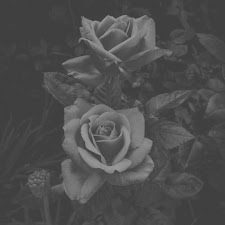
#> input picture Week-5/img.jpg, 225 x 225 px
$ jupyter execute Week-5.ipynb
#> lines starting #> are read from the running program, lines starting #| are printed output that depends on the picture
[cell 1]
import numpy as np
import cv2 as cv
from matplotlib import pyplot as plt
img = cv.imread('img.jpg',0)
#> img is the input picture: shape (225, 225); min 61, max 153, mean 78.5
hist,bins = np.histogram(img.flatten(),256,[0,256])
#> hist = 256 values, max 9116 at index 64, min 0 at index 0, mean 197.8; bins = 257 values from 0 to 256
cdf = hist.cumsum()
#> cdf = 256 values from 0 to 50625
cdf_normalized = cdf * float(hist.max()) / cdf.max()
#> cdf_normalized = 256 values from 0 to 9116
plt.plot(cdf_normalized, color = 'b')
plt.hist(img.flatten(),256,[0,256], color = 'r')
plt.xlim([0,256])
plt.legend(('cdf','histogram'), loc = 'upper left')
plt.show()
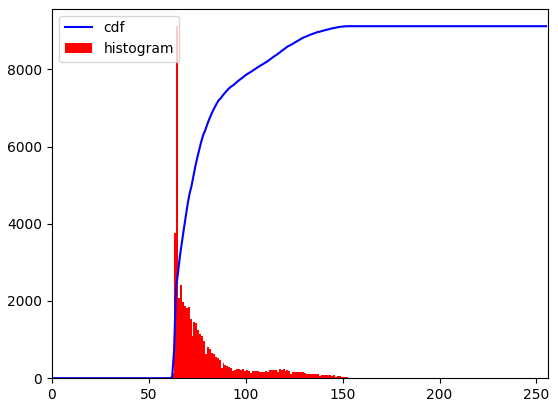
#> figure drawn by matplotlib, 1 panel; tallest bar 9116 high, from x = 64 to 65; curve peaks at x = 153, y = 9116

[cell 2]
import cv2
import numpy as np
img=cv2.imread("img.jpg",0)
equ=cv2.equalizeHist(img)
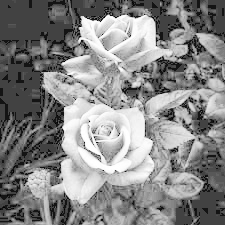
#> equ: shape (225, 225); min 0, max 255, mean 134.6
res=np.hstack((img,equ))
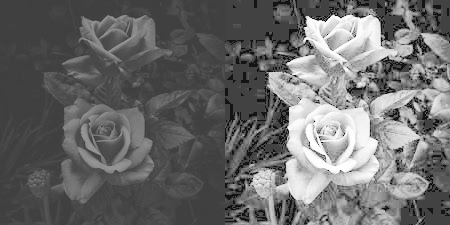
#> res: shape (225, 450); min 0, max 255, mean 106.5
cv2.imwrite("new.png",res)
#> Out = True
